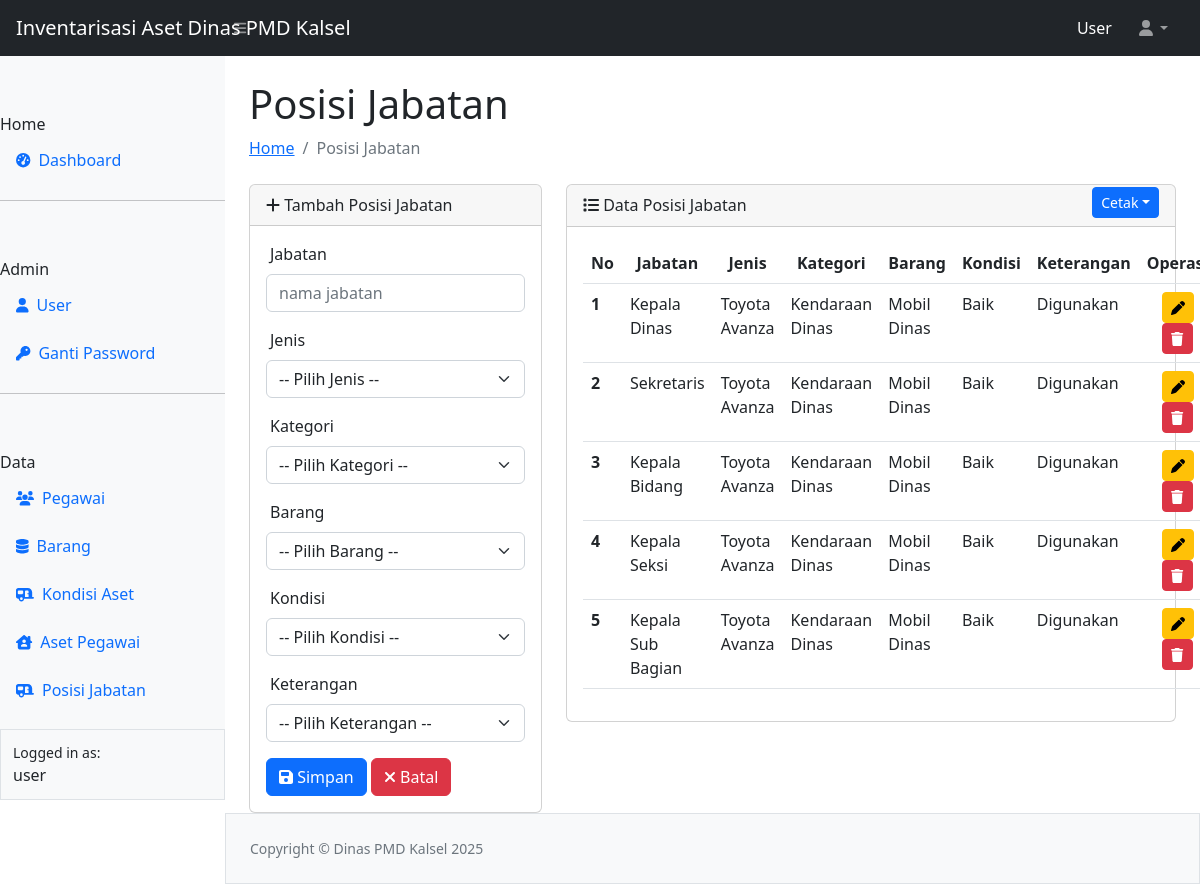
The page /jabatan/jabatan.php (signed in) on the database its author committed.
### tables this page shows
CREATE TABLE `tbl_jabatann` (
  `id` int(11) NOT NULL,
  `jabatan` varchar(128) NOT NULL,
  `jenis` varchar(50) NOT NULL,
  `kategori` varchar(100) NOT NULL,
  `barang` varchar(128) NOT NULL,
  `kondisi` varchar(100) NOT NULL,
  `keterangan` varchar(128) NOT NULL
);

### jabatan/jabatan.php (the view, shortened to what this page needs)
<?php
require_once "../config.php";
require_once "../template/header.php";
require_once "../template/navbar.php";
require_once "../template/sidebar.php";
?>
<div id="layoutSidenav_content">
                <main>
                    <div class="container-fluid px-4">
                        <h1 class="mt-4">Posisi Jabatan</h1>
                        <ol class="breadcrumb mb-4">
                            <li class="breadcrumb-item"><a href="../index.php">Home</a></li>
                            <li class="breadcrumb-item active">Posisi Jabatan</li>
                        </ol>
                        <div class="row">
                          <div class="col-4">
                          <div class="card">
                    <div class="card-header">
                    <i class="fa-solid fa-plus"></i> Tambah Posisi Jabatan
                    </div>
                    <div class="card-body">
                      <form action="prosesjabatan.php" method="POST">
                      <div class="mb-3">
                        <label for="jabatan" class="form-label ps-1">Jabatan</label>
                        <input type="text" class="form-control" id="jabatan" name="jabatan" placeholder="nama jabatan" required>
                      </div>
                      <div class="mb-3">
                        <label for="jenis" class="form-label ps-1">Jenis</label>
                        <select name="jenis" id="jenis" class="form-select" required>
                          <option value="" selected>-- Pilih Jenis --</option>
                        </select>
                      </div>
                      <div class="mb-3">
                        <label for="kategori" class="form-label ps-1">Kategori</label>
                        <select name="kategori" id="kategori" class="form-select" required>
                          <option value="" selected>-- Pilih Kategori --</option>
                        </select>
                      </div>
                      <div class="mb-3">
                        <label for="barang" class="form-label ps-1">Barang</label>
                        <select name="barang" id="barang" class="form-select" required>
                          <option value="" selected>-- Pilih Barang --</option>
                        </select>
                      </div>
                      <div class="mb-3">
                        <label for="kondisi" class="form-label ps-1">Kondisi</label>
                        <select name="kondisi" id="kondisi" class="form-select" required>
                          <option value="" selected>-- Pilih Kondisi --</option>
                        </select>
                      </div>
                      <div class="mb-3">
                        <label for="keterangan" class="form-label ps-1">Keterangan</label>
                        <select name="keterangan" id="keterangan" class="form-select" required>
                          <option value="" selected>-- Pilih Keterangan --</option>
                        </select>
                      </div>
                      <button type="submit" class="btn btn-primary" name="simpan"><i class="fa-solid fa-floppy-disk"></i> Simpan</button>
                      <button type="reset" class="btn btn-danger" name="reset"><i class="fa-solid fa-xmark"></i> Batal</button>
                      </form>
                    </div>
                    </div>
                          </div>
                          <div class="col-8">
                            <div class="card">
                            <div class="card-header">
                            <i class="fa-solid fa-list"></i> Data Posisi Jabatan
                            <div class="dropdown" style="margin-top: -30px;">
                              <button class="btn btn-sm btn-primary dropdown-toggle float-end" type="button" data-bs-toggle="dropdown">Cetak</button>
                            </div>
                            </div>
                            <div class="card-body">
                            <table class="table table-hover" id="datatablesSimple">
  <thead>
    <tr>
      <th scope="col">No</th>
      <th scope="col"><center>Jabatan</center></th>
      <th scope="col"><center>Jenis</center></th>
      <th scope="col"><center>Kategori</center></th>
      <th scope="col"><center>Barang</center></th>
      <th scope="col"><center>Kondisi</center></th>
      <th scope="col"><center>Keterangan</center></th>
      <th scope="col"><center>Operasi</center></th>
    </tr>
  </thead>
  <tbody>
    <?php
    $no = 1;
    $queryJabatan = mysqli_query($koneksi, "SELECT * FROM tbl_jabatann");
    while ($data = mysqli_fetch_array($queryJabatan)) { ?>
    <tr>
      <th scope="row"><?= $no++ ?></th>
      <td><?= $data['jabatan'] ?></td>
      <td><?= $data['jenis'] ?></td>
      <td><?= $data['kategori'] ?></td>
      <td><?= $data['barang'] ?></td>
      <td><?= $data['kondisi'] ?></td>
      <td><?= $data['keterangan'] ?></td>
      <td align="center">
        <a href="editjabatan.php?id=<?= $data['id'] ?>" class="btn btn-sm btn-warning" title="update jabatan"><i class="fa-solid fa-pen"></i></a>
        <button type="button" data-id="<?= $data['id'] ?>" id="btnHapus" class="btn btn-sm btn-danger" title="hapus jabatan"><i class="fa-solid fa-trash"></i></button>
      </td>
    </tr>
    <?php } ?>
  </tbody>
</table>
                            </div>
                            </div>
                          </div>
                        </div>
                    </div>
                </main>
<?php
require_once "../template/footer.php";
?>

### rows shown on the page
tbl_jabatann: jabatan "Kepala Dinas", jenis "Toyota Avanza", kategori "Kendaraan Dinas", barang "Mobil Dinas", kondisi "Baik", keterangan "Digunakan"
tbl_jabatann: jabatan "Sekretaris", jenis "Toyota Avanza", kategori "Kendaraan Dinas", barang "Mobil Dinas", kondisi "Baik", keterangan "Digunakan"
tbl_jabatann: jabatan "Kepala Bidang", jenis "Toyota Avanza", kategori "Kendaraan Dinas", barang "Mobil Dinas", kondisi "Baik", keterangan "Digunakan"
tbl_jabatann: jabatan "Kepala Seksi", jenis "Toyota Avanza", kategori "Kendaraan Dinas", barang "Mobil Dinas", kondisi "Baik", keterangan "Digunakan"
tbl_jabatann: jabatan "Kepala Sub Bagian", jenis "Toyota Avanza", kategori "Kendaraan Dinas", barang "Mobil Dinas", kondisi "Baik", keterangan "Digunakan"

### other values the page prints
$_SESSION["ssUser"] "User"
$_SESSION["ssUser"] "user"
